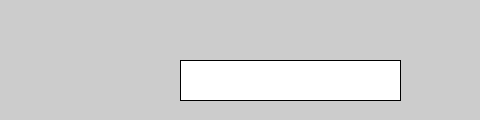
Frame 1 (no input)
Frame 60 (the mouse pressed at the canvas centre just before this capture): identical to frame 1, image omitted
Frame 120 (the mouse held since frame 60 and released just before this capture): identical to frame 1, image omitted

The Processing sketch that drew this single still picture (run headless with seeded random() and noise(); from frame 60 on, the mouse is pressed at the canvas centre):

// Processing sketch: programing1_lesson02_sample10
// ── programing1_lesson02_sample10.pde
void setup(){
  size(480, 120);
}

void draw(){
  rect(180, 60, 220, 40);
}
